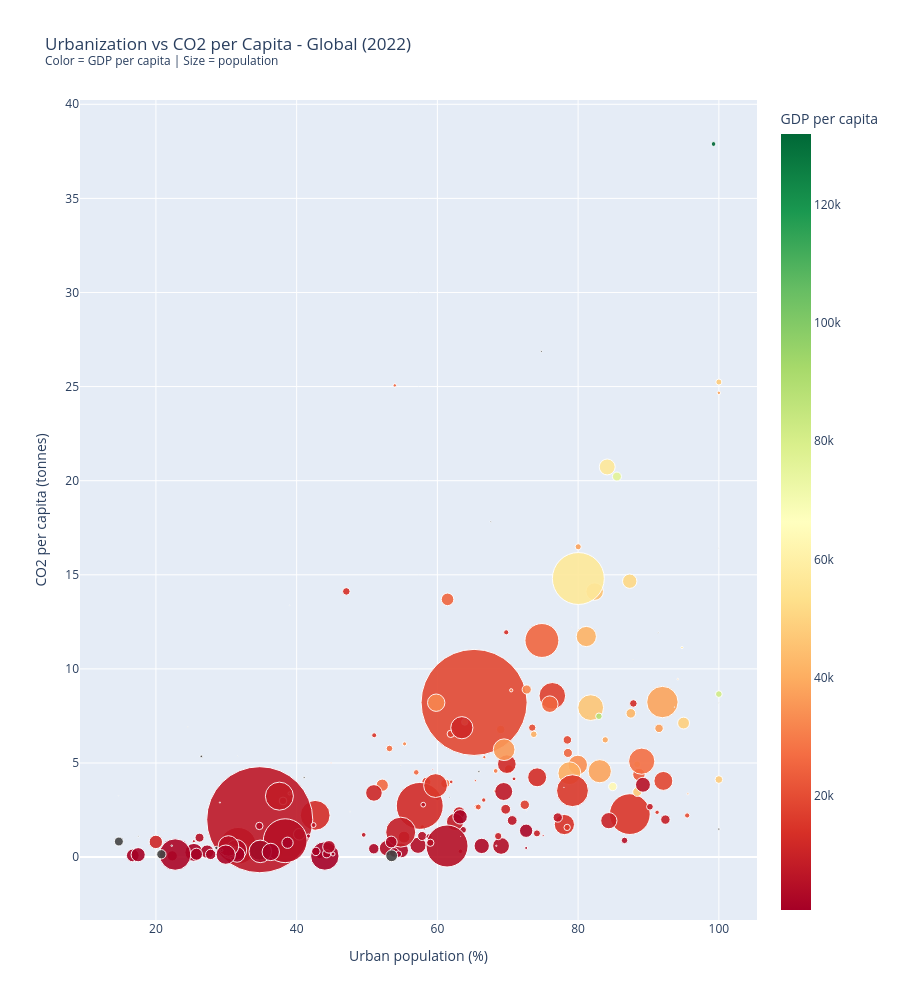

Notebook cell for this chart:
### Code cell
# Global view - color by GDP per capita (wealth as third variable)
fig = px.scatter(
    latest,
    x='urban_population_pct',
    y='co2_per_capita',
    color='gdp_per_capita',
    size='population',
    size_max=75,
    hover_name='country',
    color_continuous_scale='RdYlGn',
    title='Urbanization vs CO2 per Capita - Global (2022)<br>'
          '<sup>Color = GDP per capita | Size = population</sup>',
    labels={
        'urban_population_pct': 'Urban population (%)',
        'co2_per_capita': 'CO2 per capita (tonnes)',
        'gdp_per_capita': 'GDP per capita'
    },
    height=1000
)

# Add trend line
fig.update_traces(marker=dict(opacity=0.9))
fig.show()

# Correlation
corr = latest[['urban_population_pct', 'co2_per_capita', 'gdp_per_capita']].corr()
print("\nCorrelation matrix:")
print(corr.round(3))

### Figure 1 — Plotly figure (JSON) as saved in the notebook; plotly's stock layout.template omitted (floating-point values rounded to 4 significant figures; data arrays with more than 128 entries replaced by an {"elided": "..."} marker saying what was removed)
{"data": [{"hovertemplate": "<b>%{hovertext}</b><br><br>Urban population (%)=%{x}<br>CO2 per capita (tonnes)=%{y}<br>population=%{marker.size}<br>GDP per capita=%{marker.color}<extra></extra>", "hovertext": {"elided": "204 str values"}, "legendgroup": "", "marker": {"color": {"elided": "204 float values"}, "coloraxis": "coloraxis", "opacity": 0.9, "size": {"elided": "204 float values"}, "sizemode": "area", "sizeref": 253400.0, "symbol": "circle"}, "mode": "markers", "name": "", "orientation": "v", "showlegend": false, "type": "scatter", "x": {"elided": "204 float values"}, "xaxis": "x", "y": {"elided": "204 float values"}, "yaxis": "y"}], "layout": {"coloraxis": {"autocolorscale": false, "colorbar": {"title": {"text": "GDP per capita"}}, "colorscale": [[0, "rgb(165,0,38)"], [0.1, "rgb(215,48,39)"], [0.2, "rgb(244,109,67)"], [0.3, "rgb(253,174,97)"], [0.4, "rgb(254,224,139)"], [0.5, "rgb(255,255,191)"], [0.6, "rgb(217,239,139)"], [0.7, "rgb(166,217,106)"], [0.8, "rgb(102,189,99)"], [0.9, "rgb(26,152,80)"], [1, "rgb(0,104,55)"]]}, "height": 1000, "legend": {"itemsizing": "constant", "tracegroupgap": 0}, "title": {"text": "Urbanization vs CO2 per Capita - Global (2022)<br><sup>Color = GDP per capita | Size = population</sup>"}, "xaxis": {"anchor": "y", "domain": [0, 1], "title": {"text": "Urban population (%)"}}, "yaxis": {"anchor": "x", "domain": [0, 1], "title": {"text": "CO2 per capita (tonnes)"}}}}
